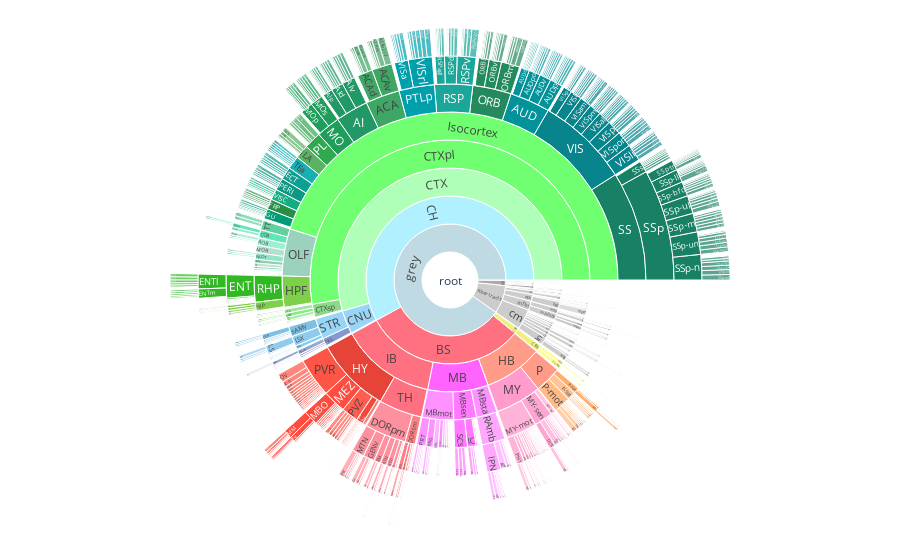

This figure's notebook cell:
### Code cell
import json
import plotly.graph_objects as go
import pandas as pd

# Load the JSON file
with open('structures.json', 'r') as f:
    data = json.load(f)

# Read the CSV file
df = pd.read_csv('Fed.csv')

# Prepare data for the tree
labels = [item['acronym'] for item in data]
parents = ['' if len(item['structure_id_path']) == 1 else next((i['acronym'] for i in data if i['id'] == item['structure_id_path'][-2])) for item in data]

# Match acronyms with count values from the CSV
counts = [df.loc[df['acronym'] == acronym, 'density (cells/mm^3)'].iloc[0] if acronym in df['acronym'].values else None for acronym in labels]

colors = ['rgb{}'.format(tuple(item['rgb_triplet'])) for item in data]

# Create a Plotly figure
fig = go.Figure(go.Sunburst(
    labels=labels,
    parents=parents,
    values=counts,  # Assign count values to the sunburst
    marker=dict(colors=colors),
    hovertemplate='<b>%{label}</b><br>Count: %{value}<extra></extra>',  # Customize hover text
))

fig.update_layout(margin=dict(t=0, l=0, r=0, b=0))

fig.show()

### Figure 1 — Plotly figure (JSON) as saved in the notebook; plotly's stock layout.template omitted (floating-point values rounded to 4 significant figures; data arrays with more than 128 entries replaced by an {"elided": "..."} marker saying what was removed)
{"data": [{"hovertemplate": "<b>%{label}</b><br>Count: %{value}<extra></extra>", "labels": {"elided": "1327 str values"}, "marker": {"colors": {"elided": "1327 str values"}}, "parents": {"elided": "1327 str values"}, "values": {"elided": "1327 float values"}, "type": "sunburst"}], "layout": {"margin": {"t": 0, "l": 0, "r": 0, "b": 0}}}
